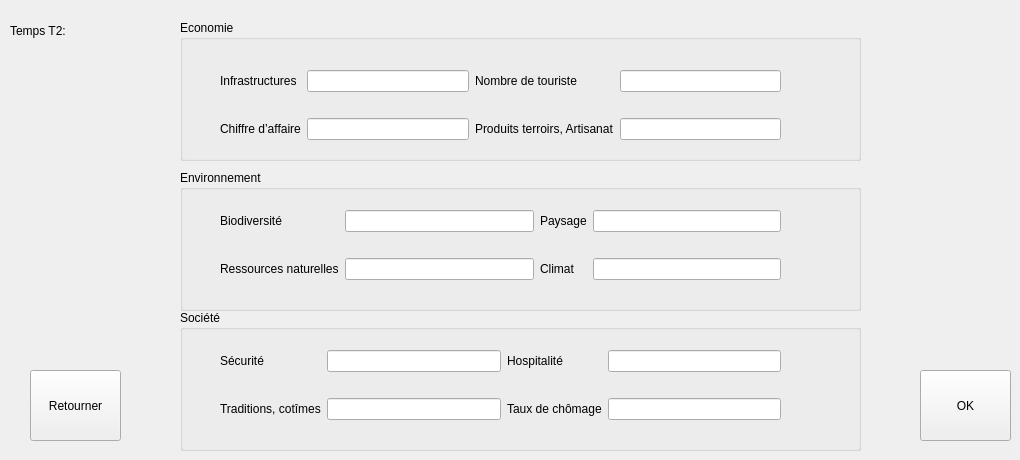
   <widget class="QWidget" name="page_3">
    <widget class="QGroupBox" name="groupBox_4">
     <property name="geometry">
      <rect>
       <x>180</x>
       <y>20</y>
       <width>681</width>
       <height>141</height>
      </rect>
     </property>
     <property name="title">
      <string>Economie</string>
     </property>
     <widget class="QWidget" name="layoutWidget_2">
      <property name="geometry">
       <rect>
        <x>40</x>
        <y>30</y>
        <width>561</width>
        <height>111</height>
       </rect>
      </property>
      <layout class="QGridLayout" name="gridLayout_9">
       <item row="0" column="1">
        <widget class="QLineEdit" name="p1Time2Eco"/>
       </item>
       <item row="0" column="0">
        <widget class="QLabel" name="label_35">
         <property name="text">
          <string>Infrastructures</string>
         </property>
        </widget>
       </item>
       <item row="1" column="1">
        <widget class="QLineEdit" name="p2Time2Eco"/>
       </item>
       <item row="1" column="0">
        <widget class="QLabel" name="label_36">
         <property name="text">
          <string>Chiffre d’affaire</string>
         </property>
        </widget>
       </item>
       <item row="0" column="4">
        <widget class="QLineEdit" name="p3Time2Eco"/>
       </item>
       <item row="0" column="3">
        <widget class="QLabel" name="label_37">
         <property name="text">
          <string>Nombre de touriste</string>
         </property>
        </widget>
       </item>
       <item row="1" column="3">
        <layout class="QHBoxLayout" name="horizontalLayout_8">
         <item>
          <widget class="QLabel" name="label_38">
           <property name="text">
            <string>Produits terroirs, Artisanat</string>
           </property>
          </widget>
         </item>
        </layout>
       </item>
       <item row="1" column="4">
        <widget class="QLineEdit" name="p4Time2Eco"/>
       </item>
      </layout>
     </widget>
    </widget>
    <widget class="QGroupBox" name="groupBox_5">
     <property name="geometry">
      <rect>
       <x>180</x>
       <y>310</y>
       <width>681</width>
       <height>141</height>
      </rect>
     </property>
     <property name="title">
      <string>Société</string>
     </property>
     <widget class="QWidget" name="layoutWidget_7">
      <property name="geometry">
       <rect>
        <x>40</x>
        <y>20</y>
        <width>561</width>
        <height>111</height>
       </rect>
      </property>
      <layout class="QGridLayout" name="gridLayout_10">
       <item row="0" column="1">
        <widget class="QLineEdit" name="p1Time2Soc"/>
       </item>
       <item row="0" column="0">
        <widget class="QLabel" name="label_39">
         <property name="text">
          <string>Sécurité</string>
         </property>
        </widget>
       </item>
       <item row="1" column="1">
        <widget class="QLineEdit" name="p2Time2Soc"/>
       </item>
       <item row="1" column="0">
        <widget class="QLabel" name="label_40">
         <property name="text">
          <string>Traditions, cotîmes</string>
         </property>
        </widget>
       </item>
       <item row="0" column="4">
        <widget class="QLineEdit" name="p3Time2Soc"/>
       </item>
       <item row="0" column="3">
        <widget class="QLabel" name="label_41">
         <property name="text">
          <string>Hospitalité</string>
         </property>
        </widget>
       </item>
       <item row="1" column="3">
        <layout class="QHBoxLayout" name="horizontalLayout_9">
         <item>
          <widget class="QLabel" name="label_42">
           <property name="text">
            <string>Taux de chômage</string>
           </property>
          </widget>
         </item>
        </layout>
       </item>
       <item row="1" column="4">
        <widget class="QLineEdit" name="p4Time2Soc"/>
       </item>
      </layout>
     </widget>
    </widget>
    <widget class="QPushButton" name="okButtonPage3">
     <property name="geometry">
      <rect>
       <x>920</x>
       <y>370</y>
       <width>91</width>
       <height>71</height>
      </rect>
     </property>
     <property name="text">
      <string>OK</string>
     </property>
    </widget>
    <widget class="QGroupBox" name="groupBox_6">
     <property name="geometry">
      <rect>
       <x>180</x>
       <y>170</y>
       <width>681</width>
       <height>141</height>
      </rect>
     </property>
     <property name="title">
      <string>Environnement</string>
     </property>
     <widget class="QWidget" name="layoutWidget_8">
      <property name="geometry">
       <rect>
        <x>40</x>
        <y>20</y>
        <width>561</width>
        <height>111</height>
       </rect>
      </property>
      <layout class="QGridLayout" name="gridLayout_11">
       <item row="0" column="1">
        <widget class="QLineEdit" name="p1Time2Envi"/>
       </item>
       <item row="0" column="0">
        <widget class="QLabel" name="label_43">
         <property name="text">
          <string>Biodiversité</string>
         </property>
        </widget>
       </item>
       <item row="1" column="1">
        <widget class="QLineEdit" name="p2Time2Envi"/>
       </item>
       <item row="1" column="0">
        <widget class="QLabel" name="label_44">
         <property name="text">
          <string>Ressources naturelles</string>
         </property>
        </widget>
       </item>
       <item row="0" column="4">
        <widget class="QLineEdit" name="p3Time2Envi"/>
       </item>
       <item row="0" column="3">
        <widget class="QLabel" name="label_45">
         <property name="text">
          <string>Paysage</string>
         </property>
        </widget>
       </item>
       <item row="1" column="3">
        <layout class="QHBoxLayout" name="horizontalLayout_10">
         <item>
          <widget class="QLabel" name="label_46">
           <property name="text">
            <string>Climat</string>
           </property>
          </widget>
         </item>
        </layout>
       </item>
       <item row="1" column="4">
        <widget class="QLineEdit" name="p4Time2Envi"/>
       </item>
      </layout>
     </widget>
    </widget>
    <widget class="QPushButton" name="returnButtonPage3">
     <property name="geometry">
      <rect>
       <x>30</x>
       <y>370</y>
       <width>91</width>
       <height>71</height>
      </rect>
     </property>
     <property name="text">
      <string>Retourner</string>
     </property>
    </widget>
    <widget class="QLabel" name="label_21">
     <property name="geometry">
      <rect>
       <x>10</x>
       <y>10</y>
       <width>131</width>
       <height>41</height>
      </rect>
     </property>
     <property name="text">
      <string>Temps T2:</string>
     </property>
    </widget>
   </widget>
